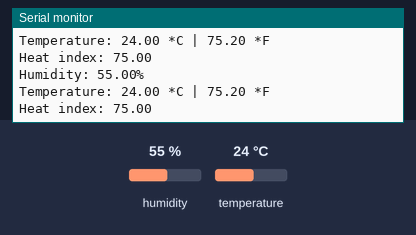
Recording of a sketch running on a simulated Arduino Uno, built with avr-gcc and run on an emulated ATmega328P. Shown: the last lines printed to the serial monitor. The test bench sets the inputs (shaded band); at power-on: humidity 55 %, temperature 24 °C.

Above: at 4.8 s.
4.9 s: humidity set to 22 %
At 6.7 s:
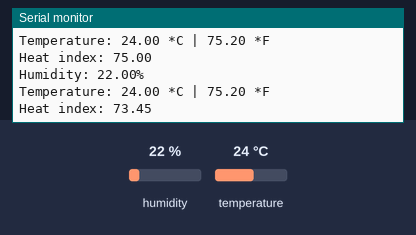
7.9 s: temperature set to 12 °C
At 9.4 s:
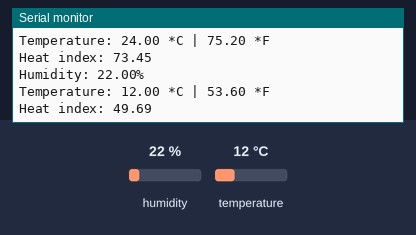
10.9 s: humidity set to 40 %
At 13.4 s:
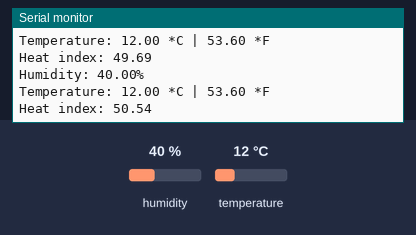
13.9 s: temperature set to 41 °C
At 14.9 s:
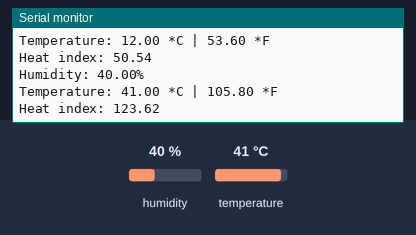
Timing chart, 0 to 16.9 s (numbered marks = the images above; inputs shaded):
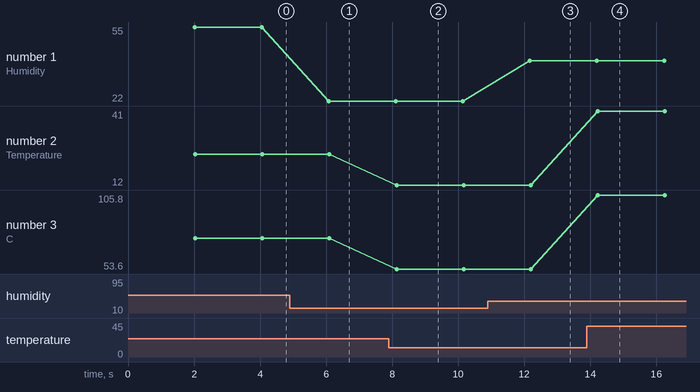

The sketch:

temprature_sensor.ino
```cpp
#include "DHT.h"

#define DHT_PIN A0

#define DHT_TYPE 11

/*

  First Pin: +ve
  Second Pin: Signal/Output Pin (Pin 2)
  Third Pin: No connection
  Fourth Pin: Ground / -ve
*/

DHT dht(DHT_PIN, DHT_TYPE);

void setup() {
  Serial.begin(9600);
  pinMode(DHT_PIN, INPUT_PULLUP);
  dht.begin();
}

void loop() {

  // Wait a few seconds between measurements.
  delay(2000);

  // Reading temperature or humidity takes about 250 milliseconds!
  // Sensor readings may also be up to 2 seconds 'old' (its a very slow sensor)
  float h = dht.readHumidity();
  // Read temperature as Celsius
  float t = dht.readTemperature();
  // Read temperature as Fahrenheit
  float f = dht.readTemperature(true);

  // Check if any reads failed and exit early (to try again).
  if (isnan(h) || isnan(t) || isnan(f)) {
    Serial.println("Failed to read from DHT sensor!");
    return;
  }

  // Compute heat index
  // Must send in temp in Fahrenheit!
  float hi = dht.computeHeatIndex(f, h);

  Serial.println("Humidity: " + String(h, 2) + "%");
  Serial.println("Temperature: " + String(t) + " *C | " + String(f) + " *F");
  //  Serial.print(f);
  //  Serial.print(" *F\t");
  Serial.println("Heat index: " + String(hi));
}
```

Measured:
- after the input at 4.9 s, the serial monitor: prints a new line after 1.2 s (image 1)
- after the input at 7.9 s, the serial monitor: prints a new line after 0.23 s (image 2)
- after the input at 10.9 s, the serial monitor: prints a new line after 1.3 s (image 3)
- after the input at 13.9 s, the serial monitor: prints a new line after 0.32 s (image 4)
- plotted number 1: 55 → 22 after the input at 4.9 s, 22 → 40 after the input at 10.9 s
- plotted number 2: 24 → 12 after the input at 7.9 s, 12 → 41 after the input at 13.9 s
- plotted number 3: 75.2 → 53.6 after the input at 7.9 s, 53.6 → 105.8 after the input at 13.9 s
